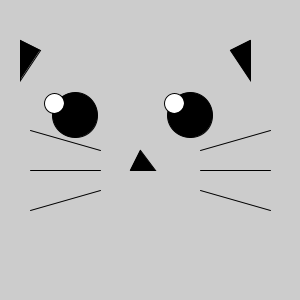
Frame 1 (no input)
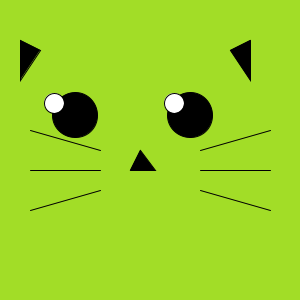
Frame 60 (the mouse pressed at the canvas centre just before this capture)
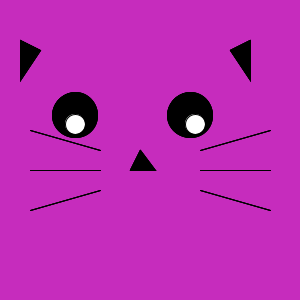
Frame 120 (the mouse held since frame 60 and released just before this capture)

The Processing sketch that drew these frames (run headless with seeded random() and noise(); from frame 60 on, the mouse is pressed at the canvas centre):

// Processing sketch: processing_155614
// ── processing_155614.pde

int time;

void setup () {
  time=millis ();
  size (300, 300);
  smooth();
}
void draw (){
  if(millis() - time >= 50){
    float r1= random (255);
    float r2 = random (255);
    float r3=random (255);
  background (r1, r2, r3);
time=millis();//also update the stored time 
  }
fill (0);
ellipse ( 75, 115, 45, 45);
fill (0);
ellipse (190, 115, 45, 45);
fill (0);
triangle (140, 150, 155, 170, 130, 170);
triangle (20, 40, 40, 50, 20, 80);
triangle ( 250, 40, 230, 50, 250, 80);
fill (0);
line (100, 150, 30, 130);
line (100, 170, 30, 170);
line (100,190, 30, 210);
line ( 200, 150, 270, 130);
line (200, 170, 270, 170);
line (200, 190, 270, 210);
fill (255) ;
ellipse (75+((mouseX-150)/7), 120+((mouseY-120)/7), 20, 20);
ellipse (195+((mouseX-150)/7), 120+((mouseY-120)/7), 20, 20);


}
